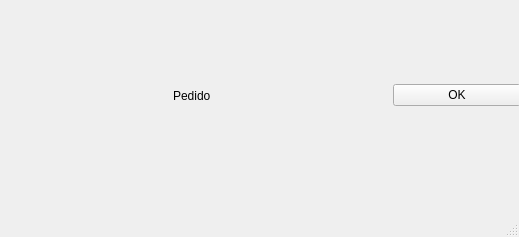
<?xml version="1.0" encoding="UTF-8"?>
<ui version="4.0">
 <class>MainWindow</class>
 <widget class="QMainWindow" name="MainWindow">
  <property name="geometry">
   <rect>
    <x>0</x>
    <y>0</y>
    <width>519</width>
    <height>237</height>
   </rect>
  </property>
  <property name="windowTitle">
   <string>MainWindow</string>
  </property>
  <widget class="QWidget" name="centralwidget">
   <widget class="QWidget" name="horizontalLayoutWidget">
    <property name="geometry">
     <rect>
      <x>0</x>
      <y>0</y>
      <width>521</width>
      <height>191</height>
     </rect>
    </property>
    <layout class="QHBoxLayout" name="horizontalLayout">
     <item>
      <widget class="QLabel" name="label">
       <property name="text">
        <string>                                                    Pedido                                                     </string>
       </property>
      </widget>
     </item>
     <item>
      <widget class="QPushButton" name="pushButton">
       <property name="sizePolicy">
        <sizepolicy hsizetype="Expanding" vsizetype="Fixed">
         <horstretch>0</horstretch>
         <verstretch>0</verstretch>
        </sizepolicy>
       </property>
       <property name="cursor">
        <cursorShape>ArrowCursor</cursorShape>
       </property>
       <property name="text">
        <string>OK</string>
       </property>
      </widget>
     </item>
    </layout>
   </widget>
  </widget>
  <widget class="QMenuBar" name="menubar">
   <property name="geometry">
    <rect>
     <x>0</x>
     <y>0</y>
     <width>519</width>
     <height>25</height>
    </rect>
   </property>
  </widget>
  <widget class="QStatusBar" name="statusbar"/>
 </widget>
 <resources/>
 <connections/>
</ui>
